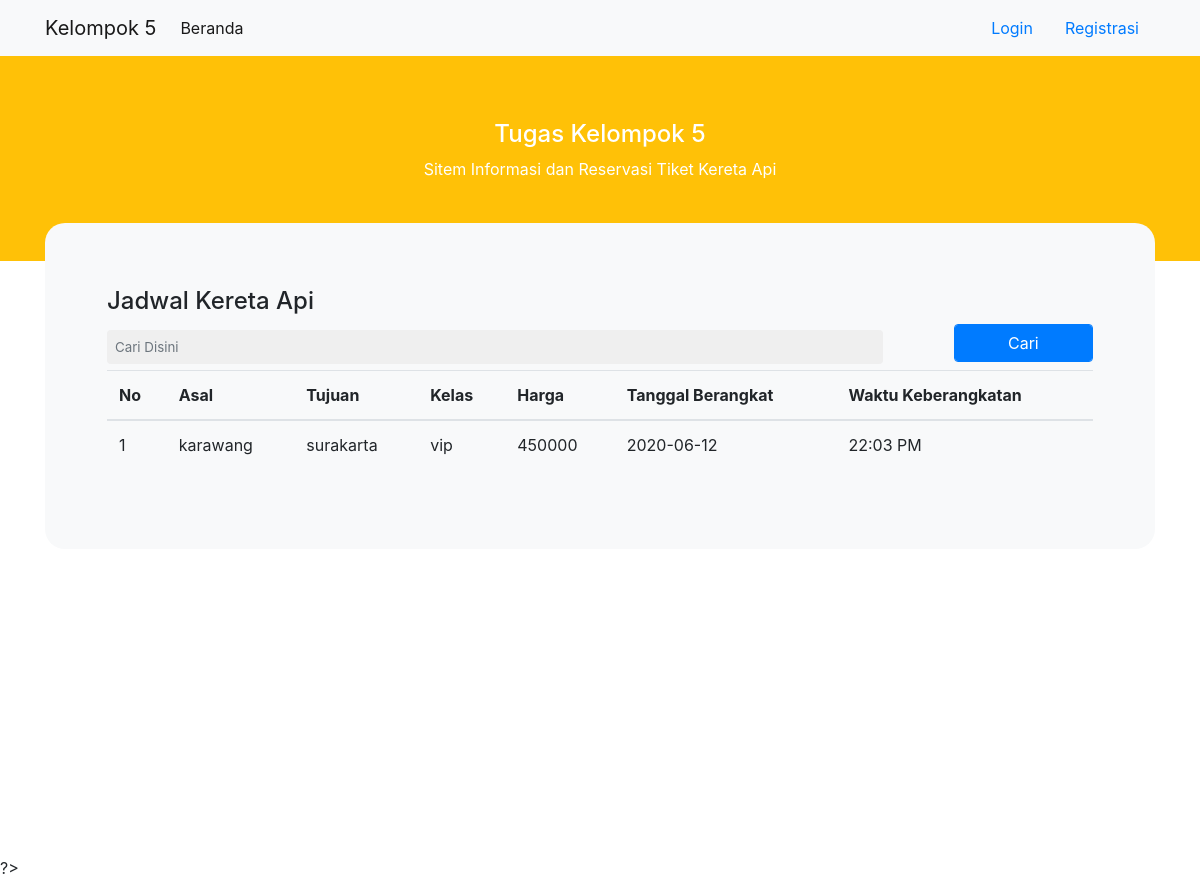
The page / on the database its author committed.
### tables this page shows
CREATE TABLE `jadwal` (
  `id` varchar(255) NOT NULL,
  `asal` varchar(255) DEFAULT NULL,
  `tujuan` varchar(255) DEFAULT NULL,
  `kelas` varchar(255) DEFAULT NULL,
  `harga` varchar(255) DEFAULT NULL,
  `tanggal` date DEFAULT NULL,
  `waktu` varchar(255) NOT NULL
);

### index.php (the view, shortened to what this page needs)
<?php
	require 'pages/templates/header.php';
	require 'pages/navbar/navbar.php';
    if (isset($_POST['cari'])) {
        $cari = $_POST['keyword'];
        $QueryString = "SELECT jadwal.id, jadwal.asal, jadwal.tujuan, jadwal.kelas, jadwal.harga, jadwal.tanggal, jadwal.waktu FROM jadwal WHERE
    	jadwal.id LIKE '%$cari%' or jadwal.asal LIKE '%$cari%' or jadwal.tujuan LIKE '%$cari%' or jadwal.kelas LIKE '%$cari%' or jadwal.harga LIKE '%$cari%' or jadwal.tanggal LIKE '%$cari%' or jadwal.waktu LIKE '%$cari%'";
        $SQL = mysqli_query($conn, $QueryString);
    } else {
        $SQL = mysqli_query($conn, "select * from jadwal ORDER BY id DESC");
    }
 ?>
<div class="wrapper">
	<div class="jumbotron text-center bg-warning header">
		<div class="text-white">
			<h4>Tugas Kelompok 5</h4>
			<p>Sitem Informasi dan Reservasi Tiket Kereta Api</p>
		</div>
	</div>
	<div class="container">
		<div class="jumbotron box-search bg-light">
			<div class="col-sm-12  overflow-auto">
				<div class="container">
					<h4>Jadwal Kereta Api</h4>
				    <form action="" method="post">
				    	<div class="row">
				    		<div class="col-sm-10">
				    			<input type="text" name="keyword" class="form-control" size="10" placeholder="Cari Disini" autofocus autocomplete="off">
				    		</div>
				    		<div class="col-sm-2">
				    			<input type="submit" name="cari" class="form-control btn btn-primary" value="Cari">
				    		</div>
				    	</div>
				    </form>
				    <table class="table">
				        <thead>
				            <tr>
				                <th>No</th>
				                <th>Asal</th>
				                <th>Tujuan</th>
				                <th>Kelas</th>
				                <th>Harga</th>
				                <th>Tanggal Berangkat</th>
				                <th>Waktu Keberangkatan</th>
				            </tr>
				        </thead>
				        <tbody>
				            <?php
				            $i = 1;
				            while ($data = mysqli_fetch_array($SQL) and extract($data)) {
			            		$jam = substr($waktu,0,2);
								$time = (int)$jam;
								if ($time > 12) {
									$date = ' PM';
								}else if($time <12){
									$date = ' AM';
								}else{}
				             ?>
				                <tr>
				                    <td><?= $i++ ?></td>
				                    <td><?= $asal ?></td>
				                    <td><?= $tujuan ?></td>
				                    <td><?= $kelas ?></td>
				                    <td><?= $harga ?></td>
				                    <td><?= $tanggal ?></td>
				                    <td><?= $waktu.$date ?></td>
				                </tr>
				            <?php }
				            ?>
				        </tbody>
				    </table>
				</div>
			</div>
		</div>
	</div>
</div>
?>

### assets/css/style.css (style rules this page uses)
* { margin:0; padding:0; }
.wrapper { min-height:800px; }
.header { border-radius:0px; }
.box-search { min-height:300px; border-radius:20px ; margin-top:-70px; }
input[type="text"], input[type="password"], textarea { padding: 8px; width: 95%; background: #efefef; border: 0; font-size: 10pt; margin: 6px 0px; }

### rows shown on the page
jadwal: asal "karawang", tujuan "surakarta", kelas "vip", harga "450000", tanggal "2020-06-12", waktu "22:03", waktu "PM"
